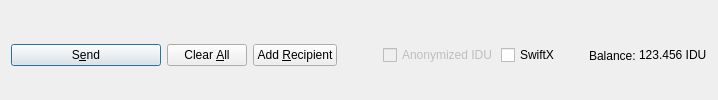
         <widget class="QFrame" name="frame_Send">
          <layout class="QHBoxLayout" name="horizontalLayout">
           <property name="bottomMargin">
            <number>0</number>
           </property>
           <item>
            <widget class="QPushButton" name="sendButton">
             <property name="minimumSize">
              <size>
               <width>150</width>
               <height>0</height>
              </size>
             </property>
             <property name="toolTip">
              <string>Confirm the send action</string>
             </property>
             <property name="text">
              <string>S&amp;end</string>
             </property>
             <property name="icon">
              <iconset resource="../indium.qrc">
               <normaloff>:/icons/send</normaloff>:/icons/send</iconset>
             </property>
             <property name="autoDefault">
              <bool>false</bool>
             </property>
             <property name="default">
              <bool>true</bool>
             </property>
            </widget>
           </item>
           <item>
            <widget class="QPushButton" name="clearButton">
             <property name="sizePolicy">
              <sizepolicy hsizetype="Minimum" vsizetype="Fixed">
               <horstretch>0</horstretch>
               <verstretch>0</verstretch>
              </sizepolicy>
             </property>
             <property name="toolTip">
              <string>Clear all fields of the form.</string>
             </property>
             <property name="text">
              <string>Clear &amp;All</string>
             </property>
             <property name="icon">
              <iconset resource="../indium.qrc">
               <normaloff>:/icons/remove</normaloff>:/icons/remove</iconset>
             </property>
             <property name="autoDefault">
              <bool>false</bool>
             </property>
            </widget>
           </item>
           <item>
            <widget class="QPushButton" name="addButton">
             <property name="toolTip">
              <string>Send to multiple recipients at once</string>
             </property>
             <property name="text">
              <string>Add &amp;Recipient</string>
             </property>
             <property name="icon">
              <iconset resource="../indium.qrc">
               <normaloff>:/icons/add</normaloff>:/icons/add</iconset>
             </property>
             <property name="autoDefault">
              <bool>false</bool>
             </property>
            </widget>
           </item>
           <item>
            <spacer name="horizontalSpacer">
             <property name="orientation">
              <enum>Qt::Horizontal</enum>
             </property>
             <property name="sizeHint" stdset="0">
              <size>
               <width>40</width>
               <height>20</height>
              </size>
             </property>
            </spacer>
           </item>
           <item>
            <layout class="QHBoxLayout" name="horizontalLayout_2">
             <property name="spacing">
              <number>3</number>
             </property>
             <item>
              <widget class="QCheckBox" name="checkzPIV">
               <property name="enabled">
                <bool>false</bool>
               </property>
               <property name="text">
                <string>Anonymized IDU</string>
               </property>
              </widget>
             </item>
             <item>
              <widget class="QCheckBox" name="checkSwiftTX">
               <property name="enabled">
                <bool>true</bool>
               </property>
               <property name="minimumSize">
                <size>
                 <width>85</width>
                 <height>0</height>
                </size>
               </property>
               <property name="text">
                <string>SwiftX</string>
               </property>
              </widget>
             </item>
             <item>
              <widget class="QLabel" name="label">
               <property name="text">
                <string>Balance:</string>
               </property>
              </widget>
             </item>
             <item>
              <widget class="QLabel" name="labelBalance">
               <property name="sizePolicy">
                <sizepolicy hsizetype="Preferred" vsizetype="Fixed">
                 <horstretch>0</horstretch>
                 <verstretch>0</verstretch>
                </sizepolicy>
               </property>
               <property name="cursor">
                <cursorShape>IBeamCursor</cursorShape>
               </property>
               <property name="text">
                <string notr="true">123.456 IDU</string>
               </property>
               <property name="textInteractionFlags">
                <set>Qt::LinksAccessibleByMouse|Qt::TextSelectableByKeyboard|Qt::TextSelectableByMouse</set>
               </property>
              </widget>
             </item>
            </layout>
           </item>
          </layout>
         </widget>
